Frame 1 (no input): blank canvas, image omitted
Frame 60 (no input): blank canvas, image omitted
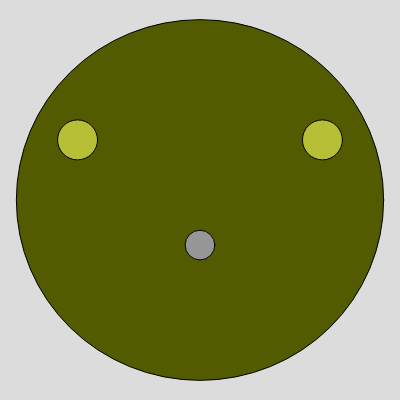
Frame 120 (the mouse pressed at the canvas centre since frame 60)

The p5.js sketch whose frames 1 and 60 were blank and that drew this single picture after the mouse press (run headless with seeded random() and noise() and a simulated clock; from frame 60 on, the mouse is pressed at the canvas centre):

// p5.js sketch
// ── sketch.js
let r = 255
let b = 255
let g = 255
let gooberMaker = false;
let gooberW = 0;
let gooberH = 0;
let gooberM = 70;

function setup() {
  createCanvas(400, 400);
}

function draw(){
  background(220);
  translate(width/2, height/2);

  if(gooberMaker){
    gooberCreation(gooberW, gooberH, gooberM);
  }
}
function gooberCreation(gooberWidth, gooberHeight, gooberMouth) {
  
  // BODY
  fill(r-100,g-100,b-100);
  ellipse(0, 0, gooberWidth, gooberHeight);

  // MOUTH
  fill(150);
  circle(0, gooberHeight/8, gooberM);

  // EYES
  fill(r,g,b);
  circle(-gooberWidth/3, -gooberHeight/6, 40)
  circle(gooberWidth/3, -gooberHeight/6, 40)
}

function mousePressed() {
  gooberMaker = true;
  r= random(255)
  b= random(255)
  g= random(255)
  gooberW = random(350, 400)
  gooberH = random(200, 400)
  gooberM = random(100)
}
